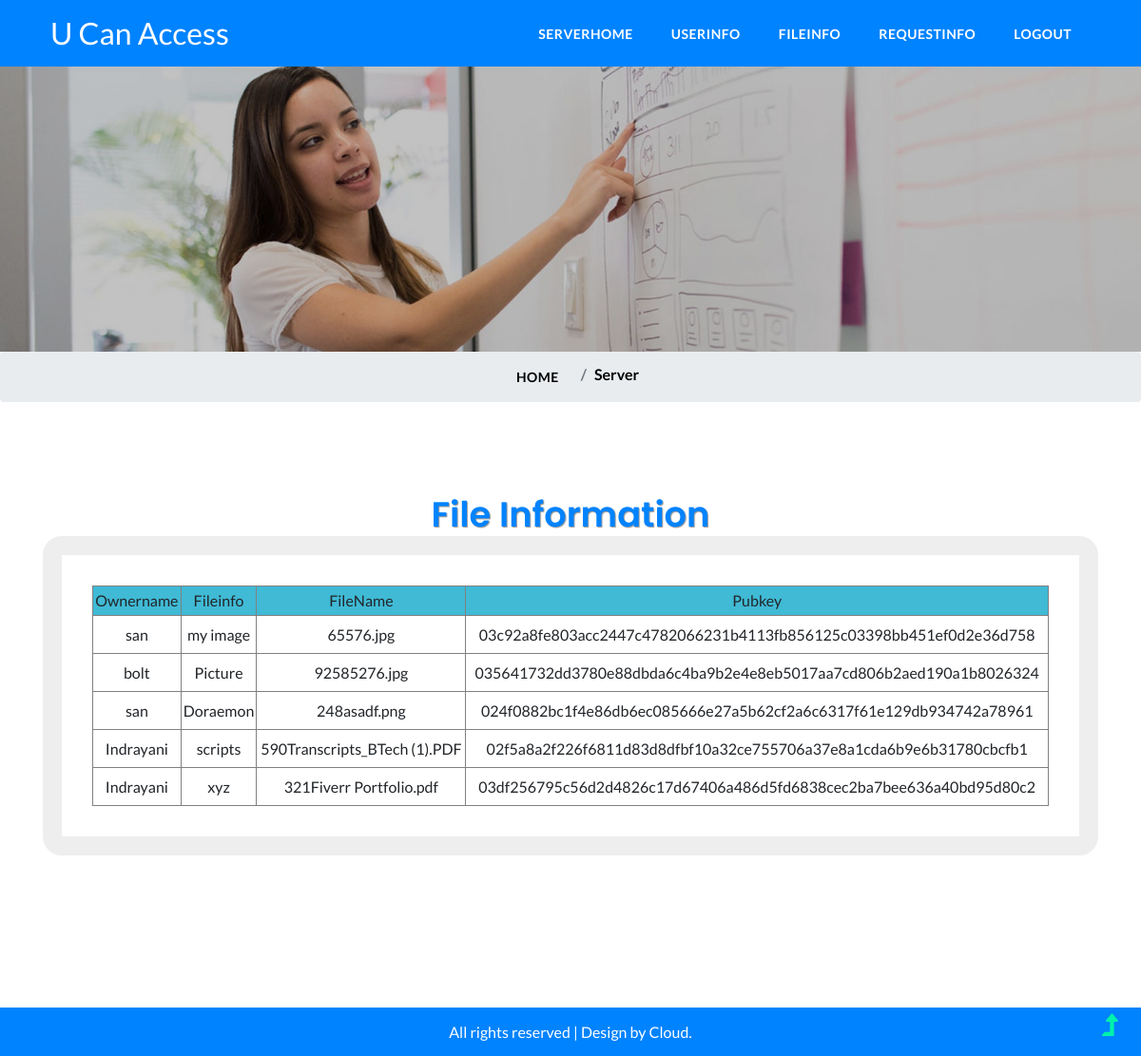
Screenshot of /SFileInfo with the database file from the repository.
### tables this page shows
CREATE TABLE filetb (
            id INTEGER PRIMARY KEY AUTOINCREMENT,
            OwnerName TEXT,
            FileInfo TEXT,
            FileName TEXT,
            pubkey TEXT,
            privkey TEXT,
            hash1 TEXT,
            hash2 TEXT
        );

### App_v2.py (the view)
@app.route('/SFileInfo')
def SFileInfo():
    conn = get_db_connection()
    cur = conn.cursor()
    cur.execute("SELECT * FROM filetb")
    data1 = cur.fetchall()
    conn.close()
    return render_template('SFileInfo.html', data=data1)

### App_v2.py (called while the page is built)
def get_db_connection():
    conn = sqlite3.connect(DB_PATH)
    conn.row_factory = sqlite3.Row  # Allows accessing columns by name
    return conn

### templates/SFileInfo.html (shortened to what this page needs)
<html lang="zxx">
<head>
    <link href="../static/css/bootstrap.css" type="text/css" rel="stylesheet" media="all">
    <link href="../static/css/style.css" type="text/css" rel="stylesheet" media="all">
    <link href="../static/css/font-awesome.min.css" rel="stylesheet">
</head>
<body>
    <header id="home">
        <div class="container">
            <div class="header d-lg-flex justify-content-between align-items-center py-sm-3 py-2 px-sm-2 px-1">
                <div id="logo">
                    <h1><a href="#">U Can Access</a></h1>
                </div>
                <div class="nav_w3ls ml-lg-5">
                    <nav>
                        <ul class="menu">
                        {% include 'Menu/Server.html'  %}
                        </ul>
                    </nav>
                </div>
            </div>
        </div>
    </header>
    <div class="inner-banner-w3ls d-flex flex-column justify-content-center align-items-center">
    </div>
    <nav aria-label="breadcrumb">
        <ol class="breadcrumb d-flex justify-content-center">
            <li class="breadcrumb-item">
                <a href="/" class="m-0">Home</a>
            </li>
            <li class="breadcrumb-item active" aria-current="page">Server</li>
        </ol>
    </nav>
    <section class="contact-wthree align-w3" id="contact">
        <div class="container" align="center">
            <div class="wthree_pvt_title text-center" >
                <h4 class="w3pvt-title"> File Information
                </h4>
                <div class="contact-form-wthreelayouts" align="left">
                        <table width="100%" border="1" align="center" >
              <tr bgcolor="#40bad5" >
                <td height="31" ><div align="center" class="contact_form_subject style1"  >Ownername</div></td>
                <td ><div align="center" class="contact_form_subject style1" >Fileinfo</div></td>
                <td ><div align="center" class="contact_form_subject style1" >FileName</div></td>
                <td ><div align="center" class="contact_form_subject style1" >Pubkey</div></td>
              </tr>
			  {% for item in data %}
              <tr>
                <td height="40"><div align="center" class="contact_form_name style2">{{item[1]}}</div></td>
                <td><div align="center" class="contact_form_name style2">{{item[2]}}</div></td>
                <td><div align="center" class="ccontact_form_name style2">{{item[3]}}</div></td>
                <td><div align="center" class="contact_form_name style2">{{item[4]}}</div></td>
              </tr>
			  {% endfor %}
            </table>
                </div>
            </div>
        </div>
    </section>
    <div class="cpy-right text-center">
        <p class="text-wh">All rights reserved | Design by
            <a href="#"> Cloud.</a>
        </p>
    </div>
    <a href="#home" class="move-top text-center">
        <span class="fa fa-level-up" aria-hidden="true"></span>
    </a>
</body>
</html>

### static/css/style.css (style rules this page uses)
body { margin: 0; font-family: 'Lato', sans-serif; background: #fff; }
body a, .w3ls-btn { transition: 0.5s all; -webkit-transition: 0.5s all; -moz-transition: 0.5s all; -o-transition: 0.5s all; -ms-transition: 0.5s all; text-decoration: none; outline: none; }
h1, h2, h3, h4, h5, h6 { margin: 0; font-family: 'Poppins', sans-serif; }
p { margin: 0; color: #333; font-size: 1em; line-height: 1.7; }
ul { margin: 0; padding: 0; }
ul { list-style-type: none; }
html { scroll-behavior: smooth; }
.text-wh { color: #fff; }
a.move-top { position: fixed; bottom: 1.5%; right: 2%; z-index: 0; }
a.move-top span { color: #00f2aa; font-size: 30px; }
header { background: #0083ff; }
nav { margin: 0; padding: 0; }
#logo a { float: left; display: initial; font-family: 'Lato', sans-serif; font-weight: 400; font-size: 0.8em; text-transform: capitalize; color: #fff; }
nav:after { content: ""; display: table; clear: both; }
nav ul { padding: 0; margin: 0; list-style: none; position: relative; }
nav a { margin: 0 5px; display: inline-block; transition: 0.5s all; -webkit-transition: 0.5s all; -moz-transition: 0.5s all; -o-transition: 0.5s all; -ms-transition: 0.5s all; font-weight: 700; text-transform: uppercase; color: #fff; padding: 4px 15px; font-size: 0.9em; letter-spacing: 0.5px; border-radius: 20px; }
li>a:only-child:after { content: ''; }
@media (max-width: 1280px) { nav a { font-size: 14px; } }
.cpy-right { padding: 1vw; background: #0083ff; }
.cpy-right p { color: #fff; }
.cpy-right a { color: #fff; }
.banner:before, .inner-banner-w3ls:before { position: absolute; content: ''; background: rgba(0, 0, 0, 0.24); width: 100%; height: 100%; top: 0; left: 0; z-index: -1; }
.inner-banner-w3ls { background: url(../images/inner-banner.jpg) no-repeat center; background-size: cover; min-height: 300px; position: relative; z-index: 0; }
li.breadcrumb-item a { color: #000; }
.breadcrumb-item.active { color: #000000; text-transform: capitalize; font-weight: 600; }
.wthree_pvt_title { margin-bottom: 5em; }
h4.w3pvt-title { color: #0083ff; text-transform: capitalize; font-size: 2.3em; font-weight: 600; text-shadow: 1px 1px 1px #969696; }
.align-w3 { padding: 5em 0; }
.contact-form-wthreelayouts { padding: 2em; border: 20px solid #eee; border-radius: 20px; }

### rows the page displays
filetb: OwnerName "san", FileInfo "my image", FileName "65576.jpg", pubkey "03c92a8fe803acc2447c4782066231b4113fb856125c03398bb451ef0d2e36d758"
filetb: OwnerName "bolt", FileInfo "Picture", FileName "92585276.jpg", pubkey "035641732dd3780e88dbda6c4ba9b2e4e8eb5017aa7cd806b2aed190a1b8026324"
filetb: OwnerName "san", FileInfo "Doraemon", FileName "248asadf.png", pubkey "024f0882bc1f4e86db6ec085666e27a5b62cf2a6c6317f61e129db934742a78961"
filetb: OwnerName "Indrayani", FileInfo "scripts", FileName "590Transcripts_BTech (1).PDF", pubkey "02f5a8a2f226f6811d83d8dfbf10a32ce755706a37e8a1cda6b9e6b31780cbcfb1"
filetb: OwnerName "Indrayani", FileInfo "xyz", FileName "321Fiverr Portfolio.pdf", pubkey "03df256795c56d2d4826c17d67406a486d5fd6838cec2ba7bee636a40bd95d80c2"
